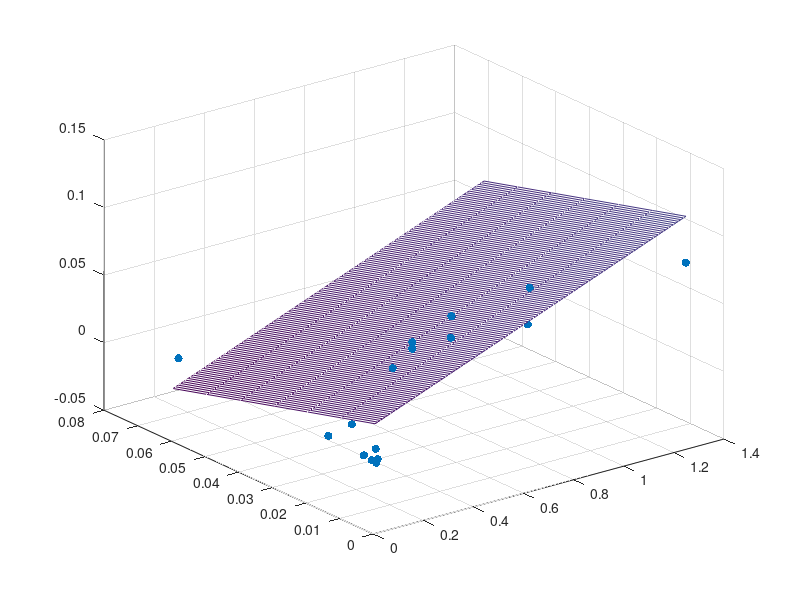

Write MATLAB code to recreate this figure.
clc; clear all; close all;
M=csvread('inf_errors.csv');
dx = [M(2:5,1);M(2:5,1);M(2:5,1);M(2:5,1)];
dt = [M(2:5,1).* 2; 
      M(2:5,1); 
      M(2:5,1)./5; 
      M(2:5,1)./10];
y = [M(2:5,2);M(2:5,3);M(2:5,4);M(2:5,5)]; % errors  
dx2 = dx.*dx;


% regress errors in terms of dx^2/dt and dt^2
term1 = dx2./dt;
term2 = dt.*dt;
X = [ones(size(term1)) term1 term2];
b = regress(y, X)

figure()
scatter3(term1, term2, y, 'filled')
hold on
x1fit = min(term1):.01:max(term1);
x2fit = min(term2):.01:max(term2);
[X1FIT,X2FIT] = meshgrid(x1fit,x2fit);
YFIT = b(1) + b(2)*X1FIT + b(3)*X2FIT;
mesh(X1FIT,X2FIT,YFIT)
hold off

dt_critical = [(b(1)/(2*b(2))*dx(1)^2)^(1/3);
               (b(1)/(2*b(2))*dx(2)^2)^(1/3);
               (b(1)/(2*b(2))*dx(3)^2)^(1/3);
               (b(1)/(2*b(2))*dx(4)^2)^(1/3)]
           
           
        
